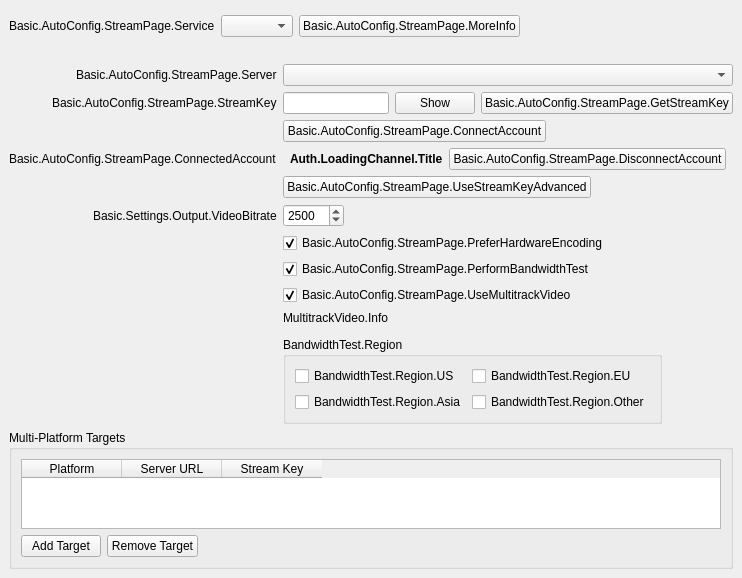
<?xml version="1.0" encoding="UTF-8"?>
<ui version="4.0">
 <class>AutoConfigStreamPage</class>
 <widget class="QWidget" name="AutoConfigStreamPage">
  <property name="geometry">
   <rect>
    <x>0</x>
    <y>0</y>
    <width>726</width>
    <height>407</height>
   </rect>
  </property>
  <property name="windowTitle">
   <string notr="true"/>
  </property>
  <layout class="QVBoxLayout" name="verticalLayout">
   <property name="spacing">
    <number>0</number>
   </property>
   <property name="leftMargin">
    <number>0</number>
   </property>
   <property name="topMargin">
    <number>0</number>
   </property>
   <property name="rightMargin">
    <number>0</number>
   </property>
   <property name="bottomMargin">
    <number>0</number>
   </property>
   <item>
    <widget class="QFrame" name="widget">
     <property name="sizePolicy">
      <sizepolicy hsizetype="Preferred" vsizetype="Maximum">
       <horstretch>0</horstretch>
       <verstretch>0</verstretch>
      </sizepolicy>
     </property>
     <layout class="QFormLayout" name="topLayout">
      <property name="fieldGrowthPolicy">
       <enum>QFormLayout::ExpandingFieldsGrow</enum>
      </property>
      <property name="labelAlignment">
       <set>Qt::AlignRight|Qt::AlignTrailing|Qt::AlignVCenter</set>
      </property>
      <property name="bottomMargin">
       <number>12</number>
      </property>
      <item row="0" column="0">
       <spacer name="horizontalSpacer_6">
        <property name="orientation">
         <enum>Qt::Horizontal</enum>
        </property>
        <property name="sizeType">
         <enum>QSizePolicy::Fixed</enum>
        </property>
        <property name="sizeHint" stdset="0">
         <size>
          <width>87</width>
          <height>0</height>
         </size>
        </property>
       </spacer>
      </item>
      <item row="1" column="0">
       <widget class="QLabel" name="serviceLabel">
        <property name="text">
         <string>Basic.AutoConfig.StreamPage.Service</string>
        </property>
        <property name="buddy">
         <cstring>service</cstring>
        </property>
       </widget>
      </item>
      <item row="1" column="1">
       <widget class="QFrame" name="serviceWidget">
        <layout class="QHBoxLayout" name="serviceWidgetLayout">
         <property name="leftMargin">
          <number>0</number>
         </property>
         <property name="topMargin">
          <number>0</number>
         </property>
         <property name="rightMargin">
          <number>0</number>
         </property>
         <property name="bottomMargin">
          <number>0</number>
         </property>
         <item>
          <widget class="QComboBox" name="service"/>
         </item>
         <item>
          <widget class="UrlPushButton" name="moreInfoButton">
           <property name="text">
            <string>Basic.AutoConfig.StreamPage.MoreInfo</string>
           </property>
          </widget>
         </item>
        </layout>
       </widget>
      </item>
      <item row="2" column="1">
       <spacer name="verticalSpacer">
        <property name="orientation">
         <enum>Qt::Vertical</enum>
        </property>
        <property name="sizeHint" stdset="0">
         <size>
          <width>12</width>
          <height>12</height>
         </size>
        </property>
       </spacer>
      </item>
     </layout>
    </widget>
   </item>
   <item>
    <widget class="QStackedWidget" name="stackedWidget">
     <property name="currentIndex">
      <number>1</number>
     </property>
     <widget class="QWidget" name="loginPage">
      <layout class="QFormLayout" name="loginPageLayout">
       <property name="fieldGrowthPolicy">
        <enum>QFormLayout::ExpandingFieldsGrow</enum>
       </property>
       <property name="labelAlignment">
        <set>Qt::AlignRight|Qt::AlignTrailing|Qt::AlignVCenter</set>
       </property>
       <item row="0" column="0">
        <spacer name="horizontalSpacer_3">
         <property name="orientation">
          <enum>Qt::Horizontal</enum>
         </property>
         <property name="sizeType">
          <enum>QSizePolicy::Fixed</enum>
         </property>
         <property name="sizeHint" stdset="0">
          <size>
           <width>87</width>
           <height>17</height>
          </size>
         </property>
        </spacer>
       </item>
       <item row="0" column="1">
        <layout class="QHBoxLayout" name="horizontalLayout">
         <item>
          <widget class="QPushButton" name="connectAccount">
           <property name="text">
            <string>Basic.AutoConfig.StreamPage.ConnectAccount</string>
           </property>
          </widget>
         </item>
         <item>
          <spacer name="horizontalSpacer_4">
           <property name="orientation">
            <enum>Qt::Horizontal</enum>
           </property>
           <property name="sizeHint" stdset="0">
            <size>
             <width>40</width>
             <height>20</height>
            </size>
           </property>
          </spacer>
         </item>
        </layout>
       </item>
       <item row="1" column="0">
        <spacer name="horizontalSpacer_7">
         <property name="orientation">
          <enum>Qt::Horizontal</enum>
         </property>
         <property name="sizeType">
          <enum>QSizePolicy::Fixed</enum>
         </property>
         <property name="sizeHint" stdset="0">
          <size>
           <width>87</width>
           <height>17</height>
          </size>
         </property>
        </spacer>
       </item>
       <item row="1" column="1">
        <layout class="QHBoxLayout" name="horizontalLayout_5">
         <item>
          <widget class="QPushButton" name="useStreamKey">
           <property name="text">
            <string>Basic.AutoConfig.StreamPage.UseStreamKey</string>
           </property>
          </widget>
         </item>
         <item>
          <spacer name="horizontalSpacer_8">
           <property name="orientation">
            <enum>Qt::Horizontal</enum>
           </property>
           <property name="sizeHint" stdset="0">
            <size>
             <width>40</width>
             <height>20</height>
            </size>
           </property>
          </spacer>
         </item>
        </layout>
       </item>
      </layout>
     </widget>
     <widget class="QWidget" name="streamkeyPage">
      <layout class="QFormLayout" name="streamkeyPageLayout">
       <property name="fieldGrowthPolicy">
        <enum>QFormLayout::ExpandingFieldsGrow</enum>
       </property>
       <property name="labelAlignment">
        <set>Qt::AlignRight|Qt::AlignTrailing|Qt::AlignVCenter</set>
       </property>
       <item row="0" column="0">
        <widget class="QLabel" name="serverLabel">
         <property name="text">
          <string>Basic.AutoConfig.StreamPage.Server</string>
         </property>
        </widget>
       </item>
       <item row="0" column="1">
        <widget class="QStackedWidget" name="serverStackedWidget">
         <property name="currentIndex">
          <number>0</number>
         </property>
         <widget class="QWidget" name="servicePage">
          <layout class="QHBoxLayout" name="horizontalLayout_2">
           <property name="leftMargin">
            <number>0</number>
           </property>
           <property name="topMargin">
            <number>0</number>
           </property>
           <property name="rightMargin">
            <number>0</number>
           </property>
           <property name="bottomMargin">
            <number>0</number>
           </property>
           <item>
            <widget class="QComboBox" name="server"/>
           </item>
          </layout>
         </widget>
         <widget class="QWidget" name="customPage">
          <layout class="QHBoxLayout" name="horizontalLayout_3">
           <property name="leftMargin">
            <number>0</number>
           </property>
           <property name="topMargin">
            <number>0</number>
           </property>
           <property name="rightMargin">
            <number>0</number>
           </property>
           <property name="bottomMargin">
            <number>0</number>
           </property>
           <item>
            <widget class="QLineEdit" name="customServer"/>
           </item>
          </layout>
         </widget>
        </widget>
       </item>
       <item row="1" column="0">
        <widget class="QLabel" name="streamKeyLabel">
         <property name="text">
          <string>Basic.AutoConfig.StreamPage.StreamKey</string>
         </property>
         <property name="openExternalLinks">
          <bool>true</bool>
         </property>
         <property name="buddy">
          <cstring>key</cstring>
         </property>
        </widget>
       </item>
       <item row="1" column="1">
        <widget class="QFrame" name="streamKeyWidget">
         <layout class="QHBoxLayout" name="horizontalLayout_4">
          <property name="leftMargin">
           <number>0</number>
          </property>
          <property name="topMargin">
           <number>0</number>
          </property>
          <property name="rightMargin">
           <number>0</number>
          </property>
          <property name="bottomMargin">
           <number>0</number>
          </property>
          <item>
           <widget class="QLineEdit" name="key">
            <property name="inputMask">
             <string notr="true"/>
            </property>
            <property name="text">
             <string notr="true"/>
            </property>
            <property name="echoMode">
             <enum>QLineEdit::Password</enum>
            </property>
           </widget>
          </item>
          <item>
           <widget class="QPushButton" name="show">
            <property name="text">
             <string>Show</string>
            </property>
           </widget>
          </item>
          <item>
           <widget class="UrlPushButton" name="streamKeyButton">
            <property name="text">
             <string>Basic.AutoConfig.StreamPage.GetStreamKey</string>
            </property>
           </widget>
          </item>
         </layout>
        </widget>
       </item>
       <item row="2" column="1">
        <widget class="QPushButton" name="connectAccount2">
         <property name="cursor">
          <cursorShape>PointingHandCursor</cursorShape>
         </property>
         <property name="text">
          <string>Basic.AutoConfig.StreamPage.ConnectAccount</string>
         </property>
        </widget>
       </item>
       <item row="3" column="0">
        <widget class="QLabel" name="connectedAccountLabel">
         <property name="text">
          <string>Basic.AutoConfig.StreamPage.ConnectedAccount</string>
         </property>
        </widget>
       </item>
       <item row="3" column="1">
        <layout class="QHBoxLayout" name="horizontalLayout_6">
         <property name="leftMargin">
          <number>7</number>
         </property>
         <property name="rightMargin">
          <number>7</number>
         </property>
         <item>
          <widget class="QLabel" name="connectedAccountText">
           <property name="font">
            <font>
             <bold>true</bold>
            </font>
           </property>
           <property name="text">
            <string>Auth.LoadingChannel.Title</string>
           </property>
          </widget>
         </item>
         <item>
          <widget class="QPushButton" name="disconnectAccount">
           <property name="text">
            <string>Basic.AutoConfig.StreamPage.DisconnectAccount</string>
           </property>
          </widget>
         </item>
        </layout>
       </item>
       <item row="4" column="0">
        <spacer name="horizontalSpacer">
         <property name="orientation">
          <enum>Qt::Horizontal</enum>
         </property>
         <property name="sizeHint" stdset="0">
          <size>
           <width>40</width>
           <height>0</height>
          </size>
         </property>
        </spacer>
       </item>
       <item row="4" column="1">
        <widget class="QPushButton" name="useStreamKeyAdv">
         <property name="text">
          <string>Basic.AutoConfig.StreamPage.UseStreamKeyAdvanced</string>
         </property>
        </widget>
       </item>
       <item row="5" column="0">
        <widget class="QLabel" name="bitrateLabel">
         <property name="text">
          <string>Basic.Settings.Output.VideoBitrate</string>
         </property>
         <property name="buddy">
          <cstring>bitrate</cstring>
         </property>
        </widget>
       </item>
       <item row="5" column="1">
        <widget class="QSpinBox" name="bitrate">
         <property name="suffix">
          <string notr="true"/>
         </property>
         <property name="minimum">
          <number>500</number>
         </property>
         <property name="maximum">
          <number>51000</number>
         </property>
         <property name="value">
          <number>2500</number>
         </property>
        </widget>
       </item>
       <item row="6" column="1">
        <widget class="QCheckBox" name="preferHardware">
         <property name="toolTip">
          <string>Basic.AutoConfig.StreamPage.PreferHardwareEncoding.ToolTip</string>
         </property>
         <property name="text">
          <string>Basic.AutoConfig.StreamPage.PreferHardwareEncoding</string>
         </property>
         <property name="checked">
          <bool>true</bool>
         </property>
        </widget>
       </item>
       <item row="7" column="1">
        <widget class="QCheckBox" name="doBandwidthTest">
         <property name="text">
          <string>Basic.AutoConfig.StreamPage.PerformBandwidthTest</string>
         </property>
         <property name="checked">
          <bool>true</bool>
         </property>
        </widget>
       </item>
       <item row="8" column="1">
        <widget class="QCheckBox" name="useMultitrackVideo">
         <property name="text">
          <string>Basic.AutoConfig.StreamPage.UseMultitrackVideo</string>
         </property>
         <property name="checked">
          <bool>true</bool>
         </property>
        </widget>
       </item>
       <item row="9" column="1">
        <widget class="QLabel" name="multitrackVideoInfo">
         <property name="sizePolicy">
          <sizepolicy hsizetype="MinimumExpanding" vsizetype="Minimum">
           <horstretch>0</horstretch>
           <verstretch>0</verstretch>
          </sizepolicy>
         </property>
         <property name="text">
          <string>MultitrackVideo.Info</string>
         </property>
         <property name="textFormat">
          <enum>Qt::RichText</enum>
         </property>
         <property name="wordWrap">
          <bool>true</bool>
         </property>
         <property name="openExternalLinks">
          <bool>true</bool>
         </property>
        </widget>
       </item>
       <item row="10" column="1">
        <spacer name="verticalSpacer_2">
         <property name="orientation">
          <enum>Qt::Vertical</enum>
         </property>
         <property name="sizeHint" stdset="0">
          <size>
           <width>6</width>
           <height>6</height>
          </size>
         </property>
        </spacer>
       </item>
       <item row="11" column="1">
        <widget class="QGroupBox" name="region">
         <property name="title">
          <string>BandwidthTest.Region</string>
         </property>
         <layout class="QGridLayout" name="gridLayout">
          <item row="2" column="0">
           <widget class="QCheckBox" name="regionAsia">
            <property name="text">
             <string>BandwidthTest.Region.Asia</string>
            </property>
           </widget>
          </item>
          <item row="0" column="0">
           <widget class="QCheckBox" name="regionUS">
            <property name="text">
             <string>BandwidthTest.Region.US</string>
            </property>
           </widget>
          </item>
          <item row="0" column="1">
           <widget class="QCheckBox" name="regionEU">
            <property name="text">
             <string>BandwidthTest.Region.EU</string>
            </property>
           </widget>
          </item>
          <item row="2" column="1">
           <widget class="QCheckBox" name="regionOther">
            <property name="text">
             <string>BandwidthTest.Region.Other</string>
            </property>
           </widget>
          </item>
         </layout>
        </widget>
       </item>
       <item row="12" column="0" colspan="2">
        <widget class="QGroupBox" name="multiServiceTargetsGroupBox">
         <property name="title">
          <string>Multi-Platform Targets</string>
         </property>
         <layout class="QVBoxLayout" name="multiServiceTargetsLayout">
          <item>
           <widget class="QTableWidget" name="multiServiceTargetsTable">
            <property name="columnCount">
             <number>3</number>
            </property>
            <column>
             <property name="text">
              <string>Platform</string>
             </property>
            </column>
            <column>
             <property name="text">
              <string>Server URL</string>
             </property>
            </column>
            <column>
             <property name="text">
              <string>Stream Key</string>
             </property>
            </column>
           </widget>
          </item>
          <item>
           <layout class="QHBoxLayout" name="multiServiceTargetsButtonsLayout">
            <item>
             <widget class="QPushButton" name="addTargetButton">
              <property name="text">
               <string>Add Target</string>
              </property>
             </widget>
            </item>
            <item>
             <widget class="QPushButton" name="removeTargetButton">
              <property name="text">
               <string>Remove Target</string>
              </property>
             </widget>
            </item>
            <item>
             <spacer name="horizontalSpacer_multiTargets">
              <property name="orientation">
               <enum>Qt::Horizontal</enum>
              </property>
              <property name="sizeHint" stdset="0">
               <size>
                <width>40</width>
                <height>20</height>
               </size>
              </property>
             </spacer>
            </item>
           </layout>
          </item>
         </layout>
        </widget>
       </item>
      </layout>
     </widget>
    </widget>
   </item>
  </layout>
 </widget>
 <customwidgets>
  <customwidget>
   <class>UrlPushButton</class>
   <extends>QPushButton</extends>
   <header>components/UrlPushButton.hpp</header>
  </customwidget>
 </customwidgets>
 <resources/>
 <connections>
  <connection>
   <sender>connectAccount2</sender>
   <signal>clicked()</signal>
   <receiver>connectAccount</receiver>
   <slot>click()</slot>
   <hints>
    <hint type="sourcelabel">
     <x>382</x>
     <y>279</y>
    </hint>
    <hint type="destinationlabel">
     <x>114</x>
     <y>82</y>
    </hint>
   </hints>
  </connection>
 </connections>
</ui>
